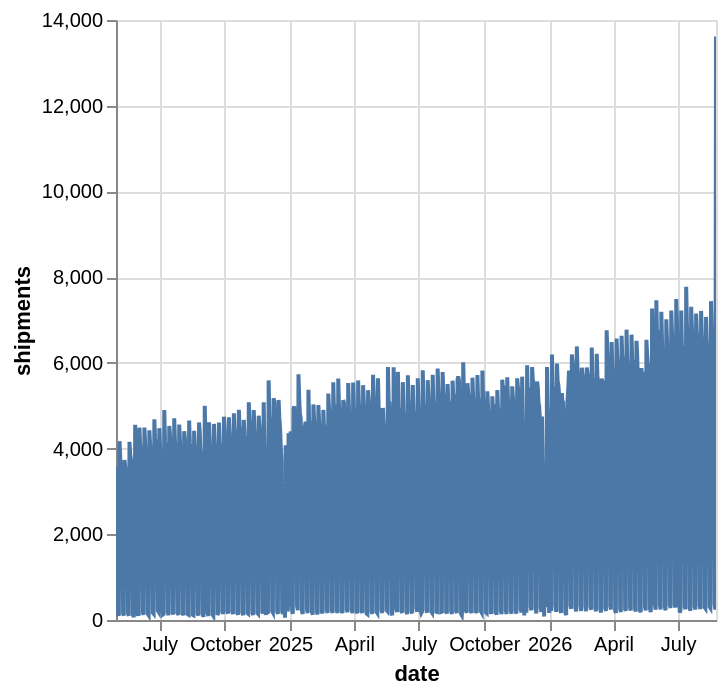

Write notebook code for a chart like this one.
### Code cell
if title in ["MonthlyReport", "DashboardV2"]:
    df = df.with_columns(pl.col("booked_on_cst").cast(pl.Date).alias(DATE_COL))
elif title == "DQTvsNonAdjusted":
    df = df.with_columns(pl.col("event_timestamp_utc").cast(pl.Date).alias(DATE_COL))

daily_cnt = df.group_by(DATE_COL).agg(pl.col(ID_COL).n_unique().alias("shipments")).sort(DATE_COL)
fig = daily_cnt.plot.line(x="date", y="shipments")
fig.show()

### Figure 1 — Vega-Lite specification as saved in the notebook (floating-point values rounded to 4 significant figures; data arrays with more than 128 entries replaced by an {"elided": "..."} marker saying what was removed)
{"config": {"view": {"continuousWidth": 300, "continuousHeight": 300}}, "data": {"name": "data-162648a8b597468e59255af2c74dd20d"}, "mark": {"type": "line", "tooltip": true}, "encoding": {"x": {"field": "date", "type": "temporal"}, "y": {"field": "shipments", "type": "quantitative"}}, "params": [{"name": "param_1e9efca18e7a2868", "select": {"type": "interval", "encodings": ["x", "y"]}, "bind": "scales"}], "$schema": "https://vega.github.io/schema/vega-lite/v6.4.1.json", "datasets": {"data-162648a8b597468e59255af2c74dd20d": {"elided": "846 records"}}}
